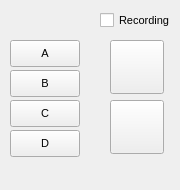
<?xml version="1.0" encoding="UTF-8"?>
<ui version="4.0">
 <class>startwindow</class>
 <widget class="QMainWindow" name="startwindow">
  <property name="windowModality">
   <enum>Qt::NonModal</enum>
  </property>
  <property name="enabled">
   <bool>true</bool>
  </property>
  <property name="geometry">
   <rect>
    <x>0</x>
    <y>0</y>
    <width>180</width>
    <height>190</height>
   </rect>
  </property>
  <property name="minimumSize">
   <size>
    <width>180</width>
    <height>190</height>
   </size>
  </property>
  <property name="maximumSize">
   <size>
    <width>180</width>
    <height>190</height>
   </size>
  </property>
  <property name="contextMenuPolicy">
   <enum>Qt::DefaultContextMenu</enum>
  </property>
  <property name="windowTitle">
   <string>LiveDisp</string>
  </property>
  <property name="windowIcon">
   <iconset resource="../relaxconsole.qrc">
    <normaloff>:/images/images/OPIICO.png</normaloff>:/images/images/OPIICO.png</iconset>
  </property>
  <property name="styleSheet">
   <string notr="true">background-image: url(:/images/images/bioshare-BGtiletexturedMixedGloss600px.jpg);
font: 75 8pt &quot;Arial&quot;;</string>
  </property>
  <property name="animated">
   <bool>true</bool>
  </property>
  <property name="dockOptions">
   <set>QMainWindow::AllowTabbedDocks|QMainWindow::AnimatedDocks</set>
  </property>
  <widget class="QWidget" name="centralwidget">
   <widget class="QPushButton" name="CBP1">
    <property name="geometry">
     <rect>
      <x>10</x>
      <y>40</y>
      <width>70</width>
      <height>27</height>
     </rect>
    </property>
    <property name="font">
     <font>
      <family>Arial</family>
      <pointsize>8</pointsize>
      <weight>9</weight>
      <italic>false</italic>
      <bold>false</bold>
     </font>
    </property>
    <property name="cursor">
     <cursorShape>PointingHandCursor</cursorShape>
    </property>
    <property name="text">
     <string>A</string>
    </property>
    <property name="checkable">
     <bool>true</bool>
    </property>
   </widget>
   <widget class="QLabel" name="opsign">
    <property name="enabled">
     <bool>true</bool>
    </property>
    <property name="geometry">
     <rect>
      <x>10</x>
      <y>10</y>
      <width>70</width>
      <height>27</height>
     </rect>
    </property>
    <property name="autoFillBackground">
     <bool>false</bool>
    </property>
    <property name="styleSheet">
     <string notr="true"/>
    </property>
    <property name="text">
     <string/>
    </property>
    <property name="pixmap">
     <pixmap resource="../relaxconsole.qrc">:/images/images/Paired-Device.png</pixmap>
    </property>
    <property name="scaledContents">
     <bool>true</bool>
    </property>
   </widget>
   <widget class="QPushButton" name="CBP3">
    <property name="geometry">
     <rect>
      <x>10</x>
      <y>100</y>
      <width>70</width>
      <height>27</height>
     </rect>
    </property>
    <property name="font">
     <font>
      <family>Arial</family>
      <pointsize>8</pointsize>
      <weight>9</weight>
      <italic>false</italic>
      <bold>false</bold>
     </font>
    </property>
    <property name="cursor">
     <cursorShape>PointingHandCursor</cursorShape>
    </property>
    <property name="text">
     <string>C</string>
    </property>
    <property name="checkable">
     <bool>true</bool>
    </property>
   </widget>
   <widget class="QPushButton" name="CBP2">
    <property name="geometry">
     <rect>
      <x>10</x>
      <y>70</y>
      <width>70</width>
      <height>27</height>
     </rect>
    </property>
    <property name="font">
     <font>
      <family>Arial</family>
      <pointsize>8</pointsize>
      <weight>9</weight>
      <italic>false</italic>
      <bold>false</bold>
     </font>
    </property>
    <property name="cursor">
     <cursorShape>PointingHandCursor</cursorShape>
    </property>
    <property name="text">
     <string>B</string>
    </property>
    <property name="checkable">
     <bool>true</bool>
    </property>
   </widget>
   <widget class="QPushButton" name="CBP4">
    <property name="geometry">
     <rect>
      <x>10</x>
      <y>130</y>
      <width>70</width>
      <height>27</height>
     </rect>
    </property>
    <property name="font">
     <font>
      <family>Arial</family>
      <pointsize>8</pointsize>
      <weight>9</weight>
      <italic>false</italic>
      <bold>false</bold>
     </font>
    </property>
    <property name="cursor">
     <cursorShape>PointingHandCursor</cursorShape>
    </property>
    <property name="text">
     <string>D</string>
    </property>
    <property name="checkable">
     <bool>true</bool>
    </property>
   </widget>
   <widget class="QPushButton" name="pushButton_2">
    <property name="geometry">
     <rect>
      <x>110</x>
      <y>100</y>
      <width>54</width>
      <height>54</height>
     </rect>
    </property>
    <property name="font">
     <font>
      <family>Arial</family>
      <pointsize>8</pointsize>
      <weight>9</weight>
      <italic>false</italic>
      <bold>false</bold>
     </font>
    </property>
    <property name="cursor">
     <cursorShape>PointingHandCursor</cursorShape>
    </property>
    <property name="text">
     <string/>
    </property>
    <property name="icon">
     <iconset resource="../relaxconsole.qrc">
      <normaloff>:/images/images/Live-Display.png</normaloff>:/images/images/Live-Display.png</iconset>
    </property>
    <property name="iconSize">
     <size>
      <width>50</width>
      <height>50</height>
     </size>
    </property>
    <property name="checkable">
     <bool>false</bool>
    </property>
   </widget>
   <widget class="QPushButton" name="pushButton">
    <property name="enabled">
     <bool>true</bool>
    </property>
    <property name="geometry">
     <rect>
      <x>110</x>
      <y>40</y>
      <width>54</width>
      <height>54</height>
     </rect>
    </property>
    <property name="font">
     <font>
      <family>Arial</family>
      <pointsize>8</pointsize>
      <weight>9</weight>
      <italic>false</italic>
      <bold>false</bold>
     </font>
    </property>
    <property name="cursor">
     <cursorShape>PointingHandCursor</cursorShape>
    </property>
    <property name="icon">
     <iconset resource="../relaxconsole.qrc">
      <normaloff>:/images/images/refresh.png</normaloff>:/images/images/refresh.png</iconset>
    </property>
    <property name="iconSize">
     <size>
      <width>50</width>
      <height>50</height>
     </size>
    </property>
   </widget>
   <widget class="QCheckBox" name="checkWriteFileBox">
    <property name="geometry">
     <rect>
      <x>100</x>
      <y>10</y>
      <width>71</width>
      <height>21</height>
     </rect>
    </property>
    <property name="font">
     <font>
      <family>Arial</family>
      <pointsize>8</pointsize>
      <weight>9</weight>
      <italic>false</italic>
      <bold>false</bold>
     </font>
    </property>
    <property name="text">
     <string>Recording</string>
    </property>
   </widget>
  </widget>
  <action name="actionPDN">
   <property name="checkable">
    <bool>false</bool>
   </property>
   <property name="checked">
    <bool>false</bool>
   </property>
   <property name="text">
    <string>None</string>
   </property>
  </action>
  <action name="actionPDN_2">
   <property name="text">
    <string>None</string>
   </property>
  </action>
  <action name="actionPDN_3">
   <property name="text">
    <string>None</string>
   </property>
  </action>
  <action name="actionPDN_4">
   <property name="text">
    <string>None</string>
   </property>
  </action>
  <action name="actionConnect_Again">
   <property name="text">
    <string>Connect Again</string>
   </property>
  </action>
 </widget>
 <tabstops>
  <tabstop>CBP1</tabstop>
  <tabstop>pushButton</tabstop>
  <tabstop>CBP2</tabstop>
  <tabstop>CBP4</tabstop>
  <tabstop>CBP3</tabstop>
  <tabstop>pushButton_2</tabstop>
 </tabstops>
 <resources>
  <include location="../relaxconsole.qrc"/>
 </resources>
 <connections/>
</ui>
